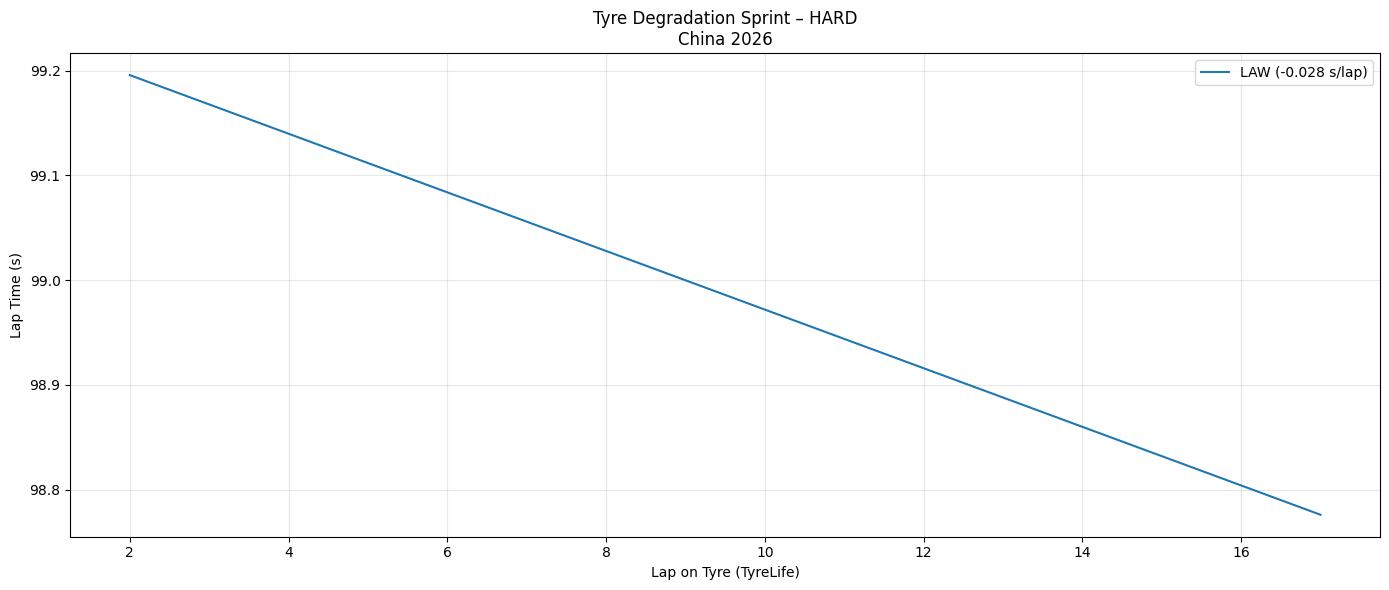

Write Python code to recreate this figure.
import fastf1, os
import pandas as pd
import numpy as np
import matplotlib.pyplot as plt
from pathlib import Path

# ========= CONFIG =========
YEAR = 2026
GP = "China"
SESSION = "S"
COMPOUND = "HARD"      # SOFT / MEDIUM / HARD
TOP_N = 10             # Top N finishers
CACHE_DIR = Path("/content/fastf1_cache")

# ========= CACHE =========
CACHE_DIR.mkdir(parents=True, exist_ok=True)
fastf1.Cache.enable_cache(CACHE_DIR)

# ========= LOAD SESSION =========
session = fastf1.get_session(YEAR, GP, SESSION)
session.load()

laps = session.laps.copy()
laps = laps[laps["IsAccurate"]]

# Convert laptime to seconds
laps["LapTimeSec"] = laps["LapTime"].dt.total_seconds()

# ========= SELECT TOP DRIVERS =========
drivers = (
    session.results
    .sort_values("Position")
    .head(TOP_N)["Abbreviation"]
    .tolist()
)

laps = laps[laps["Driver"].isin(drivers)]

# ========= CLEAN LAPS =========
laps = laps[
    laps["PitInTime"].isna() &
    laps["PitOutTime"].isna() &
    (laps["Compound"] == COMPOUND)
]

# ========= REMOVE OUTLIERS (IQR PER DRIVER PER STINT) =========
clean = []

for (d, stint), dl in laps.groupby(["Driver", "Stint"]):
    if len(dl) < 5:
        continue

    q1, q3 = dl["LapTimeSec"].quantile([0.25, 0.75])
    iqr = q3 - q1

    dl = dl[
        (dl["LapTimeSec"] >= q1 - 1.5 * iqr) &
        (dl["LapTimeSec"] <= q3 + 1.5 * iqr)
    ]

    clean.append(dl)

clean = pd.concat(clean)

# ========= PLOT TYRE DEGRADATION =========
plt.figure(figsize=(14,6))

for d in drivers:
    dl = clean[clean["Driver"] == d]

    # pilih stint terpanjang untuk driver tsb
    if dl.empty:
        continue

    stint_id = (
        dl.groupby("Stint").size().idxmax()
    )

    stint_laps = dl[dl["Stint"] == stint_id]

    if len(stint_laps) < 5:
        continue

    x = stint_laps["TyreLife"]
    y = stint_laps["LapTimeSec"]

    # Linear regression → degradation slope
    z = np.polyfit(x, y, 1)
    y_fit = np.polyval(z, x)

    plt.plot(x, y_fit, label=f"{d} ({z[0]:+.03f} s/lap)")

plt.title(f"Tyre Degradation Sprint – {COMPOUND}\n{GP} {YEAR}")
plt.xlabel("Lap on Tyre (TyreLife)")
plt.ylabel("Lap Time (s)")
plt.grid(alpha=0.3)
plt.legend(ncol=2)
plt.tight_layout()
plt.show()
